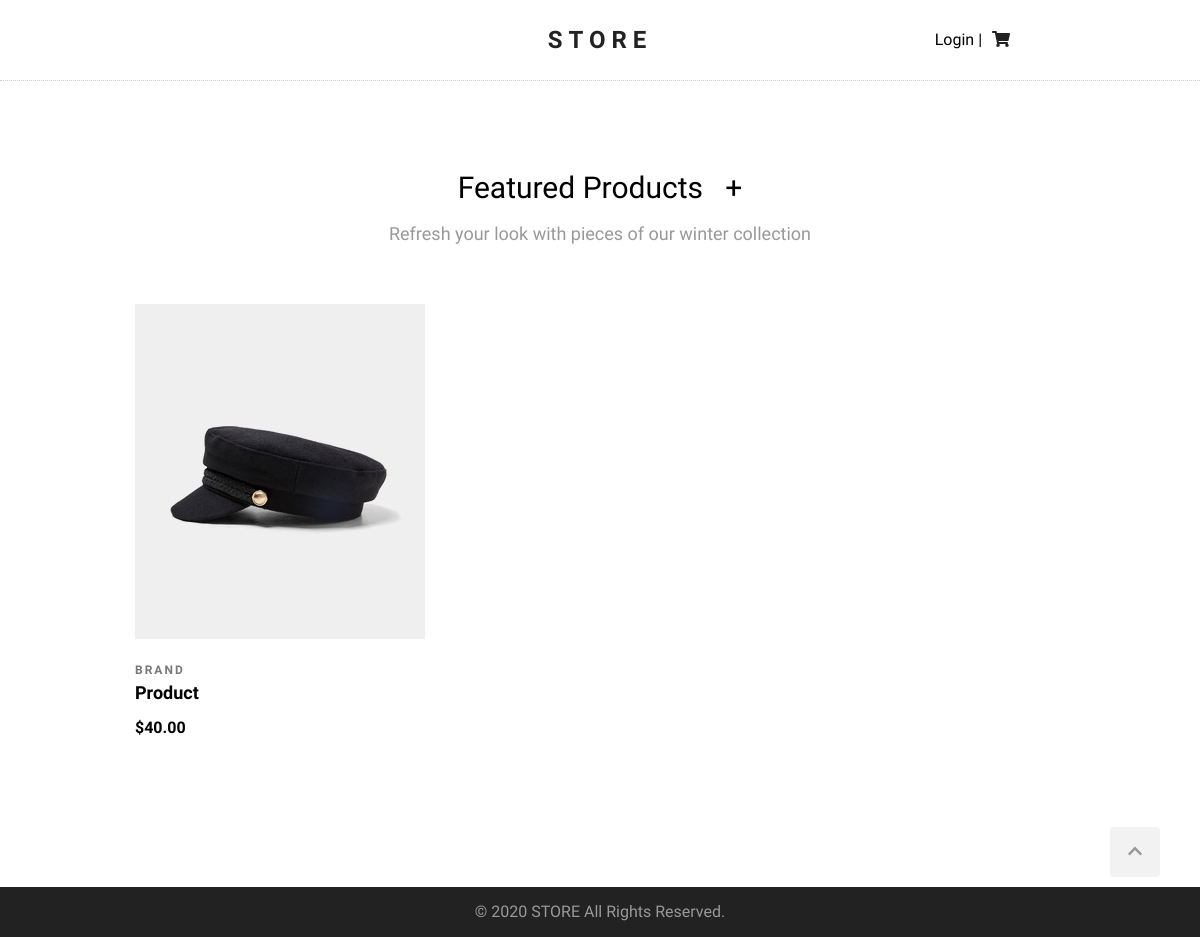
Before: /products/ with the older database file.
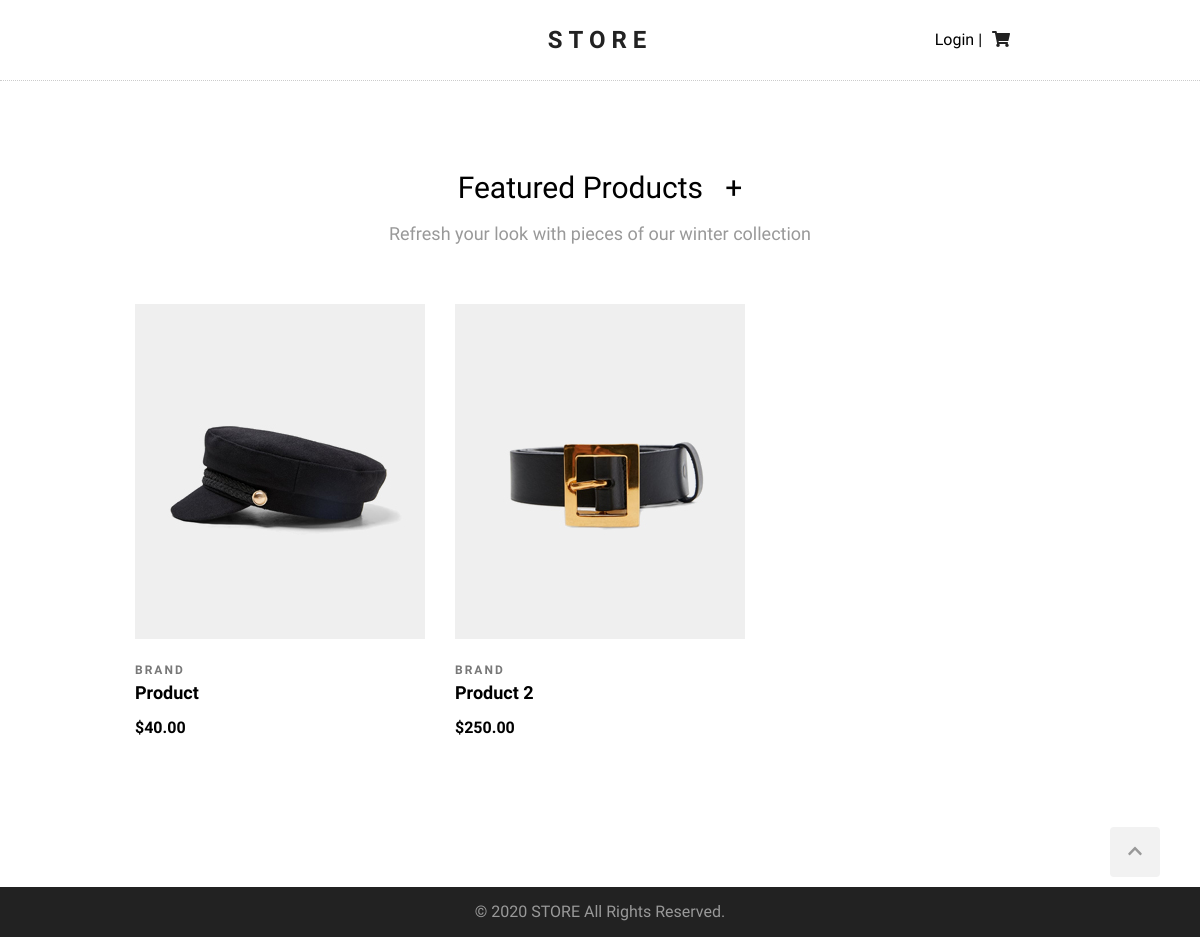
After: the same page with the newer database file.
### products/models.py (models this page shows, shortened)
class Product(models.Model):
    brand = models.CharField(max_length=100)
    title = models.CharField(max_length=100)
    description = models.CharField(max_length=500)
    price = models.FloatField(null=True)
    created_at = models.DateTimeField(null=True, auto_now_add=True)
    image = models.ImageField(upload_to='products/', null=True)
    def get_absolute_url(self):
        return reverse('product-details', args=(self.id,))

### products/views.py (the view)
# urls.py: path('products/', product_list, name="product-list"),
def product_list(request):
    products = Product.objects.all()
    return render(request, 'products/products-list.html', {'products': products})

### templates/products/products-list.html (shortened to what this page needs)
{% extends "base.html" %}
{% block content %}
<section id="featured-products">
    <h2 class="section-headline">Featured Products &nbsp;
        <a href="{% url 'product-add' %}">+</a>
    </h2>
    <p class="section-description">
        Refresh your look with pieces of our winter collection
    </p>
    <div class="products-wrapper clearfix">
        {% for product in products %}
        <div class="product">
            <div class="product-img">
                <img src="{{product.image.url}}" alt="">
            </div>
            <div class="product-description">
                <div class="product-brand">{{ product.brand | capfirst }}</div>
                <a class="product-name" href="{{product.get_absolute_url}}">{{ product.title | capfirst }}</a>
                <div class="product-price">${{ product.price | floatformat:2 }}</div>
            </div>
        </div>
        {% empty %}
        <p>No products yet.</p>
        {% endfor %}
    </div>
</section>
{% endblock %}

### templates/base.html (shortened to what this page needs)
{% load static %}
<!DOCTYPE html>
<html lang="en">
<head>
    <link rel="stylesheet" href="{% static 'normalize.css' %}" />
    <link rel="stylesheet" href="{% static 'style.css' %}" />
</head>
<body>
    <div class="wrapper">
        <header>
            <h1 id="logo">
                <a href="{% url 'product-list' %}">STORE</a>
            </h1>
            <div id="controls">
                {% if user.is_authenticated %}
                <p>Hi {{ user.username }} | <a href="{% url 'logout' %}">Logout | </a></p>
                {% else %}
                <p>
                    <a href="{% url 'login' %}">Login | </a>
                </p>
                {% endif %}
                <div id="cart">
                    <a href="{% url 'cart' %}">
                    </a>
                </div>
            </div>
        </header>
        <main>
            {% block content %}{% endblock %}
        </main>
    </div>
    <footer>
        <a href="#" id="scroll-up">
            <i class="fas fa-chevron-up"></i>
        </a>
        <p>&copy; 2020 STORE All Rights Reserved.</p>
    </footer>
</body>
</html>

### static/style.css (style rules this page uses)
html { scroll-behavior: smooth; }
a { text-decoration: none; color: #000; }
body { margin: 0; font-family: 'Questrial', sans-serif; }
.wrapper { min-height: calc(100vh - 50px); }
.clearfix::after { content: ""; display: block; clear: both; }
header { height: auto; border-bottom: 1px dotted #ccc; }
#logo { text-align: center; font-family: 'Domine', serif; font-size: 24px; letter-spacing: 6px; line-height: 80px; margin: 0; }
#logo a { color: #222; text-decoration: none; }
#controls { position: absolute; top: 15px; right: 14%; }
#controls #cart { position: relative; display: inline-block; width: 30px; line-height: 30px; text-align: center; cursor: pointer; margin-right: 16px; }
#controls p { display: inline-block; }
#controls #cart a { color: #222; }
main { max-width: 960px; text-align: center; margin: 90px auto 90px auto; }
.section-headline { font-size: 30px; font-weight: normal; margin: 0; }
.section-description { color: #999; font-size: 18px; }
.products-wrapper { margin: 60px 0 60px 0; }
.product { width: 290px; margin: 0 15px 60px; float: left; position: relative; }
.product-description { text-align: left; }
.product-brand { font-size: 12px; font-weight: 600; letter-spacing: 2px; color: #787878; text-transform: uppercase; margin: 25px 0 5px; }
.product-img { position: relative; overflow: hidden; background: #efefef; background-image: url("image-not-found.svg"); background-repeat: no-repeat; background-position: center; background-size: 30%; width: 290px; height: 335px; }
.product-img img { width: 290px; height: 335px; box-sizing: border-box; transition-duration: .4s; }
.product-name { font-size: 18px; font-weight: 600; text-decoration: none; text-transform: capitalize; color: #000; }
.product-price { margin-top: 15px; font-weight: 700; }
footer { background-color: #222; height: 50px; color: #999; text-align: center; line-height: 50px; }
footer p { margin: 0; }
#scroll-up { width: 50px; height: 50px; background-color: #f2f2f2; bottom: 60px; right: 40px; position: fixed; border-radius: 4px; cursor: pointer; color: #999; }

Changed rows visible on the page:
added Product: image (picture), brand "BRAND", title "Product 2", price "250.00"
